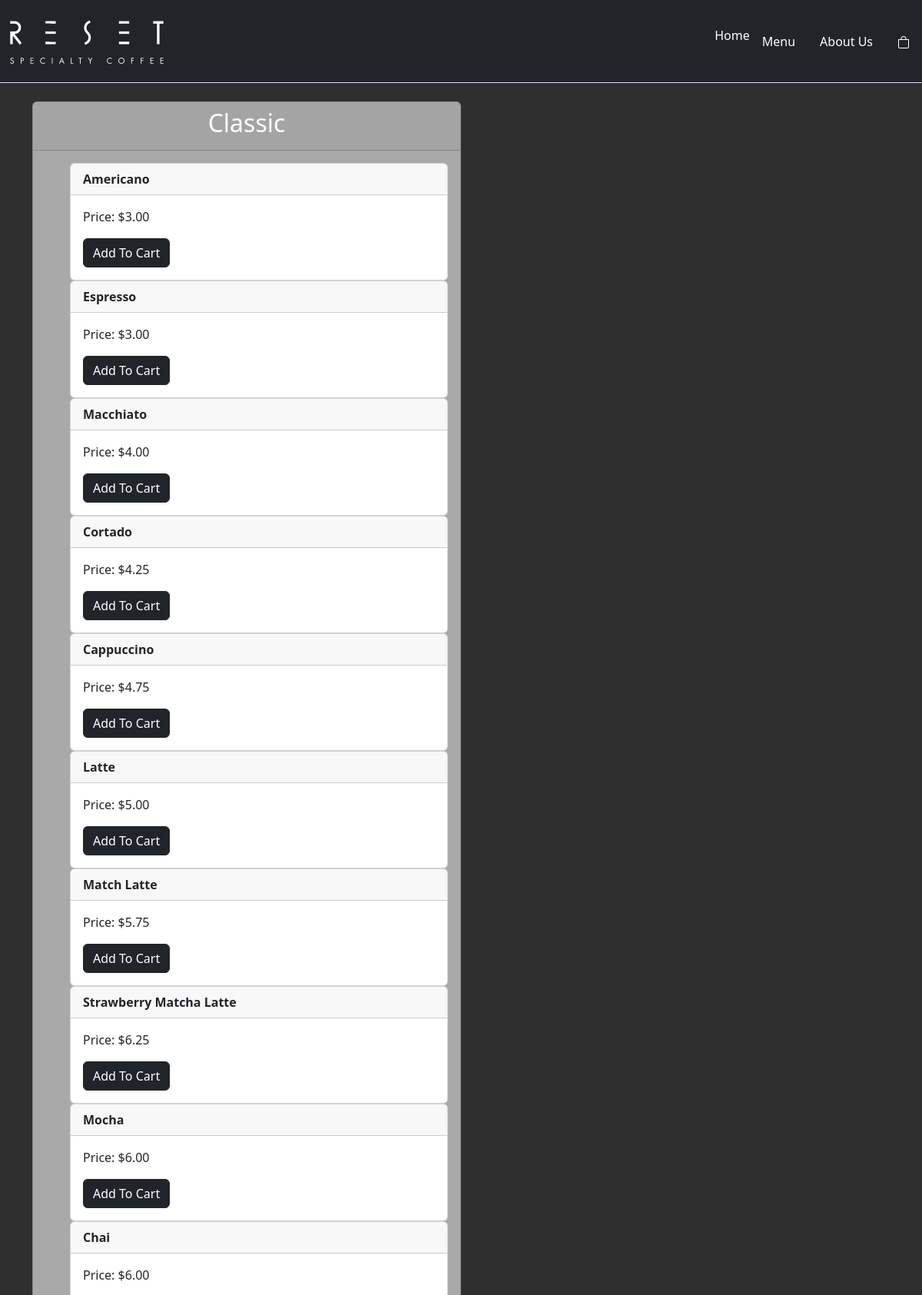
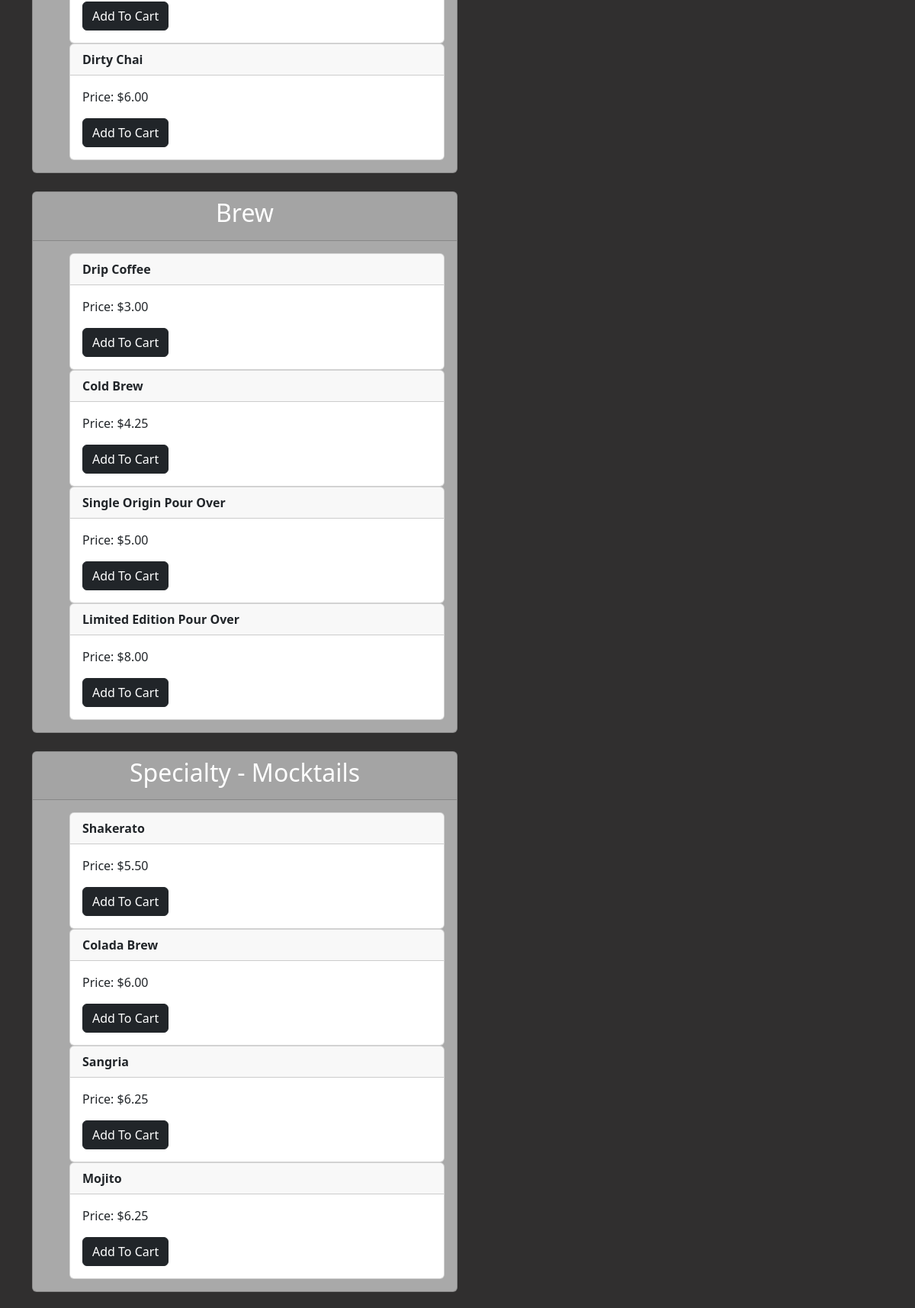
The page /menu (upper part) on the database its author committed (2 pictures, top to bottom).
### SeniorProjectApp/models.py (models this page shows, shortened)
class MenuItemCategory(models.Model):
    name = models.CharField(max_length=100)
    menu_items = models.ManyToManyField(MenuItem)

class MenuItem(models.Model):
   name = models.CharField(max_length=100)
   price = models.DecimalField(max_digits=10, decimal_places=2)

### SeniorProjectApp/views.py (the view)
# urls.py: path('menu', views.menu, name="menu"),
def menu(request):
    categories = MenuItemCategory.objects.all()
    return render(request, "SeniorProjectApp/menu.html", {'categories': categories})

### SeniorProjectApp/templates/SeniorProjectApp/menu.html
{% extends 'SeniorProjectApp/base.html' %}
{% load static %}
{% block head %}
  <link rel="stylesheet" type="text/css" href="{% static 'css/style.css' %}">
{% endblock %}
{% block content %}
<div class="container align-items-center justify-content-center">
  <ul class="list-unstyled">
    {% for category in categories %}
    <li>
      <div class="card custom-bg-color w-50 mb-4">
        <div class="card-header text-center">
         <h2 style="color: white;">{{ category.name }}</h2>
        </div>
        <div class="card-body">
          <ul>
            {% for item in category.menu_items.all %}
            <div class="card">
              <div class="card-header">
                <strong>{{ item.name }}</strong>
              </div>
              <div class="card-body">
                <p class="card-text">Price: ${{ item.price }}</p>
                <p class="card-text"><button type="button" class="btn btn-dark">Add To Cart</button></p>
              </div>
            </div>
            {% endfor %}
          </ul>
        </div>
      </div>
    </li>
    {% endfor %}
  </ul>
</div>
{% endblock %}

### SeniorProjectApp/templates/SeniorProjectApp/base.html (shortened to what this page needs)
<!DOCTYPE html>
<html>
    <head>
        {% load static %}
        {% load bootstrap5 %}
        {% bootstrap_css %}
        {% block head %}{% endblock %}
    </head>
    <body style="background-color: rgb(48, 47, 47)">
      <header class="sticky-header d-flex flex-wrap align-items-center justify-content-between py-3 mb-4 border-bottom bg-dark" style="position: sticky; top: 0; z-index: 100;">
          <a href="/"><img src="static/Reset3.png" class="img-fluid"></a>
          <a href="/" class="d-flex align-items-center col-md-3 mb-2 mb-md-0 text-dark text-decoration-none">
              <svg class="bi me-2" width="40" height="32" role="img" aria-label="Bootstrap"><use xlink:href="#bootstrap"></use></svg>
          </a>
          <ul class="nav col-12 col-md-auto mb-2 justify-content-center mb-md-0">
              <li>
                  <a class="navbar-brand" href="{% url 'home' %}" style="color: white;">Home</a>
              </li>
              <li>
                  <a class="nav-link" href="{% url 'menu' %}" style="color: white;">Menu</a>
              </li>
              <li>
                  <a class="nav-link" href="{% url 'aboutus' %}" style="color: white;">About Us</a>
              </li>
              <li>
                  <a class="nav-link" href="{% url 'cart' %}" style="color: white;">
                      <svg xmlns="http://www.w3.org/2000/svg" width="16" height="16" fill="currentColor" class="bi bi-bag" viewBox="0 0 16 16">
                          <path d="M8 1a2.5 2.5 0 0 1 2.5 2.5V4h-5v-.5A2.5 2.5 0 0 1 8 1zm3.5 3v-.5a3.5 3.5 0 1 0-7 0V4H1v10a2 2 0 0 0 2 2h10a2 2 0 0 0 2-2V4h-3.5zM2 5h12v9a1 1 0 0 1-1 1H3a1 1 0 0 1-1-1V5z"/>
                      </svg>
                  </a>
              </li>
          </ul>
      </header>
        {% block content %}
        {% endblock %}
    </body>
</html>

### SeniorProjectApp/static/css/style.css (style rules this page uses)
.custom-bg-color { background-color: darkgrey; }

### rows shown on the page
MenuItemCategory: name "Classic"
MenuItem: name "Americano", price "3.00"
MenuItem: name "Espresso", price "3.00"
MenuItem: name "Macchiato", price "4.00"
MenuItem: name "Cortado", price "4.25"
MenuItem: name "Cappuccino", price "4.75"
MenuItem: name "Latte", price "5.00"
MenuItem: name "Match Latte", price "5.75"
MenuItem: name "Strawberry Matcha Latte", price "6.25"
MenuItem: name "Mocha", price "6.00"
MenuItem: name "Chai", price "6.00"
MenuItem: name "Dirty Chai", price "6.00"
MenuItemCategory: name "Brew"
MenuItem: name "Drip Coffee", price "3.00"
MenuItem: name "Cold Brew", price "4.25"
MenuItem: name "Single Origin Pour Over", price "5.00"
MenuItem: name "Limited Edition Pour Over", price "8.00"
MenuItemCategory: name "Specialty - Mocktails"
MenuItem: name "Shakerato", price "5.50"
MenuItem: name "Colada Brew", price "6.00"
MenuItem: name "Sangria", price "6.25"
MenuItem: name "Mojito", price "6.25"
